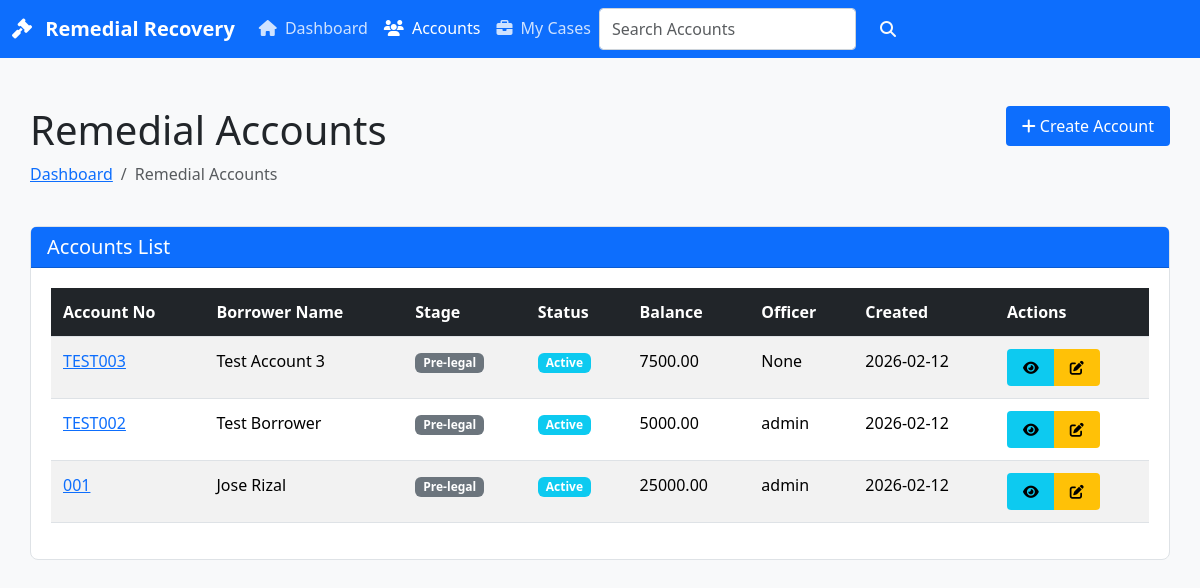
The page /remedial/accounts/ on the database its author committed.
### apps/remedial/models.py (models this page shows, shortened)
class RemedialAccount(TenantAwareModel, TimeStampedModel):
    id = models.UUIDField(primary_key=True, default=uuid.uuid4, editable=False)
    loan_account_no = models.CharField(max_length=64, unique=True)
    borrower_name = models.CharField(max_length=255)
    borrower_id_ref = models.CharField(max_length=64, blank=True)
    outstanding_balance_ref = models.DecimalField(max_digits=14, decimal_places=2, null=True, blank=True)
    stage = models.CharField(max_length=20, choices=RemedialStage.choices, default=RemedialStage.PRE_LEGAL)
    status = models.CharField(max_length=20, choices=RemedialStatus.choices, default=RemedialStatus.ACTIVE)
    assigned_officer = models.ForeignKey(
        settings.AUTH_USER_MODEL,
        on_delete=models.PROTECT,
        null=True,
        blank=True,
        related_name="assigned_remedial_accounts",
    )
    closed_at = models.DateTimeField(null=True, blank=True)
    remarks = models.TextField(blank=True)
    metadata = models.JSONField(default=dict, blank=True)
    class Meta:
        indexes = [
            models.Index(fields=["stage", "status"]),
            models.Index(fields=["assigned_officer", "stage"]),
        ]

### apps/remedial/views.py (the view)
# urls.py: path("accounts/", views.AccountListView.as_view(), name="remedialaccount-list"),
class AccountListView(ListView):
    model = models.RemedialAccount
    template_name = 'remedial/account_list.html'
    context_object_name = 'accounts'
    paginate_by = 20
    def get_queryset(self):
        queryset = models.RemedialAccount.objects.filter(tenant=self.request.tenant).select_related('assigned_officer').order_by('-created_at')
        query = self.request.GET.get('q')
        if query:
            queryset = queryset.filter(Q(loan_account_no__icontains=query) | Q(borrower_name__icontains=query))
        return queryset
    def get_context_data(self, **kwargs):
        context = super().get_context_data(**kwargs)
        context['title'] = 'Remedial Accounts'
        context['active_page'] = 'accounts'
        return context

### templates/remedial/account_list.html (shortened to what this page needs)
{% extends "base.html" %}
{% block content %}
<div class="container py-4">
    <div class="row mb-4">
        <div class="col">
            <h1>{{ title }}</h1>
            <nav aria-label="breadcrumb">
                <ol class="breadcrumb">
                    <li class="breadcrumb-item"><a href="{% url 'remedial:dashboard' %}">Dashboard</a></li>
                    <li class="breadcrumb-item active" aria-current="page">{{ title }}</li>
                </ol>
            </nav>
        </div>
        <div class="col-auto">
            <a href="{% url 'remedial:account-create' %}" class="btn btn-primary">
                <i class="fas fa-plus"></i> Create Account
            </a>
        </div>
    </div>
    <div class="card">
        <div class="card-header bg-primary text-white">
            <h5 class="mb-0">Accounts List</h5>
        </div>
        <div class="card-body">
            <div class="table-responsive">
                <table class="table table-striped table-hover">
                    <thead class="table-dark">
                        <tr>
                            <th>Account No</th>
                            <th>Borrower Name</th>
                            <th>Stage</th>
                            <th>Status</th>
                            <th>Balance</th>
                            <th>Officer</th>
                            <th>Created</th>
                            <th>Actions</th>
                        </tr>
                    </thead>
                    <tbody>
                        {% for account in accounts %}
                        <tr>
                            <td><a href="{% url 'remedial:account-detail' account.pk %}">{{ account.loan_account_no }}</a></td>
                            <td>{{ account.borrower_name }}</td>
                            <td>
                                <span class="badge bg-secondary">{{ account.get_stage_display }}</span>
                            </td>
                            <td>
                                <span class="badge bg-info">{{ account.get_status_display }}</span>
                            </td>
                            <td>{{ account.outstanding_balance_ref }}</td>
                            <td>{{ account.assigned_officer }}</td>
                            <td>{{ account.created_at|date:"Y-m-d" }}</td>
                            <td>
                                <div class="btn-group" role="group">
                                    <a href="{% url 'remedial:account-detail' account.pk %}" class="btn btn-sm btn-info">
                                        <i class="fas fa-eye"></i>
                                    </a>
                                    <a href="{% url 'remedial:account-update' account.pk %}" class="btn btn-sm btn-warning">
                                        <i class="fas fa-edit"></i>
                                    </a>
                                </div>
                            </td>
                        </tr>
                        {% endfor %}
                    </tbody>
                </table>
            </div>
        </div>
    </div>
</div>
{% endblock %}

### templates/base.html (style rules this page uses)
.container { max-width: 1200px; margin: 0 auto; padding: 0 15px; }
.btn { padding: 8px 16px; border-radius: 4px; border: none; cursor: pointer; font-weight: 500; }
.btn-primary { background-color: #0d6efd; color: white; }
.card { border: 1px solid #dee2e6; border-radius: 8px; margin-bottom: 20px; }
.card-body { padding: 20px; }
.table { width: 100%; border-collapse: collapse; }
.table th, .table td { padding: 12px; text-align: left; border-bottom: 1px solid #dee2e6; }
.table-striped tbody tr:nth-of-type(odd) { background-color: #f8f9fa; }
.badge { display: inline-block; padding: 4px 8px; font-size: 12px; font-weight: 600; }

### rows shown on the page
RemedialAccount: loan_account_no "TEST003", borrower_name "Test Account 3", stage "Pre-legal", status "Active", outstanding_balance_ref "7500.00", assigned_officer "None", created_at "2026-02-12"
RemedialAccount: loan_account_no "TEST002", borrower_name "Test Borrower", stage "Pre-legal", status "Active", outstanding_balance_ref "5000.00", assigned_officer "admin", created_at "2026-02-12"
RemedialAccount: loan_account_no "001", borrower_name "Jose Rizal", stage "Pre-legal", status "Active", outstanding_balance_ref "25000.00", assigned_officer "admin", created_at "2026-02-12"

### other values the page prints
{{ title }} "Remedial Accounts"
